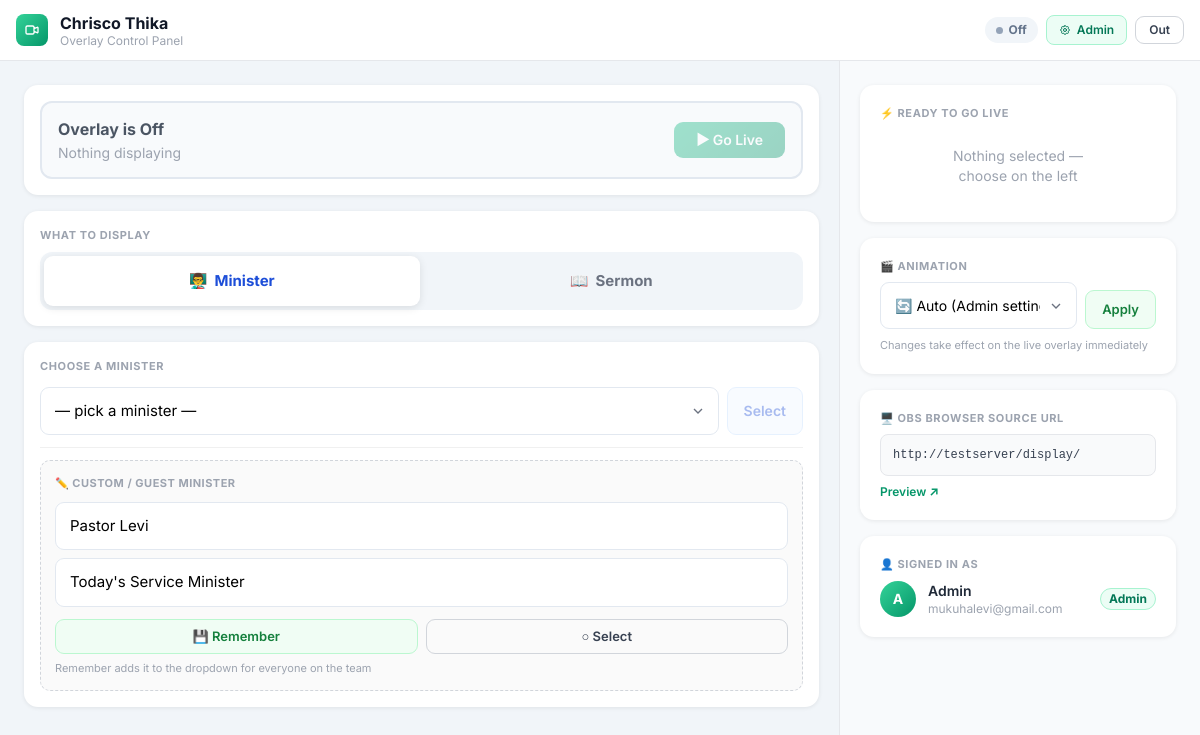
The app's page /user/panel (signed in), older data.
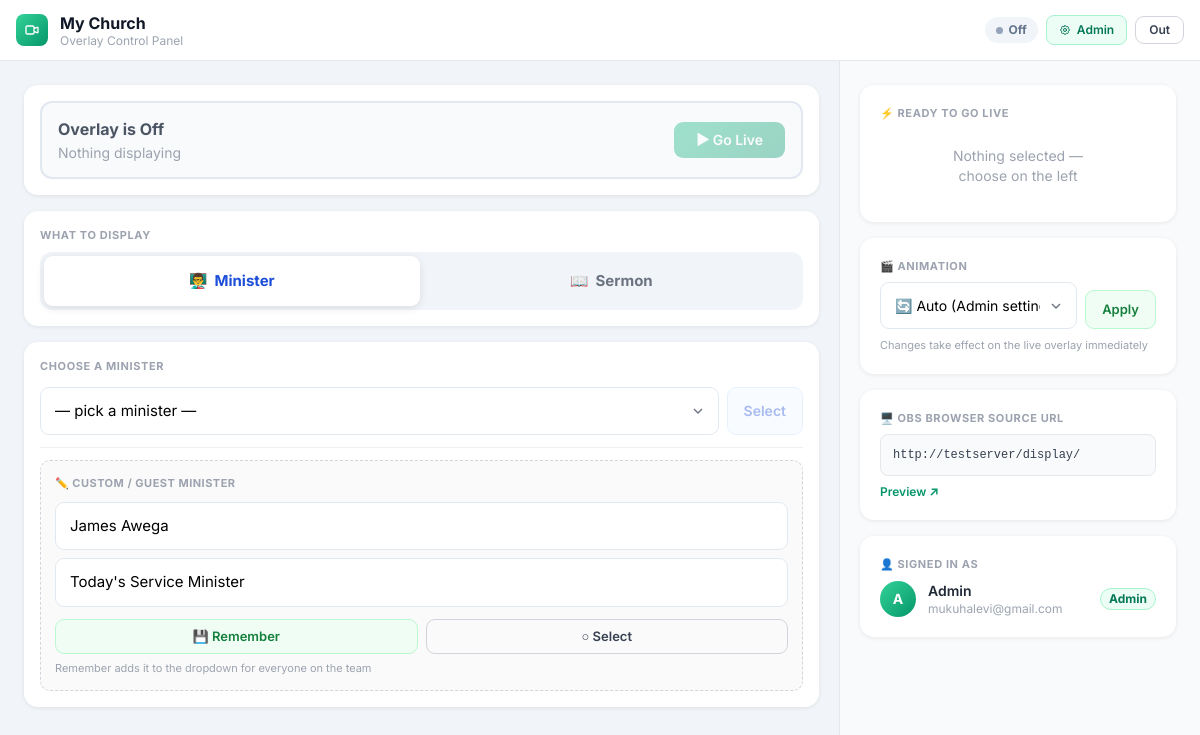
The same page, newer data.
### models.py (models this page shows)
class Church(db.Model):
    id = db.Column(db.Integer, primary_key=True)
    name = db.Column(db.String(200), nullable=False)
    description = db.Column(db.String(500))
    accent_color = db.Column(db.String(20), default='#10b981')
    church_label_color = db.Column(db.String(20), default='#10b981')
    main_title_color = db.Column(db.String(20), default='#ffffff')
    subtitle_color = db.Column(db.String(20), default='rgba(255, 255, 255, 0.85)')
    verse_color = db.Column(db.String(20), default='#10b981')
    updated_at = db.Column(db.DateTime, default=datetime.utcnow, onupdate=datetime.utcnow)

### blueprints/user.py (the view)
@user_bp.route('/')
@user_bp.route('/panel')
@login_optional
def panel():
    from models import Church, Minister, Sermon, TemporaryContent, AnimationSettings
    church    = Church.query.first()
    ministers = Minister.query.order_by(Minister.last_used.desc().nulls_last()).all()
    sermons   = Sermon.query.order_by(Sermon.date.desc()).all()
    temp_ministers = (TemporaryContent.query
                      .filter_by(content_type='minister')
                      .order_by(TemporaryContent.last_used.desc().nulls_last())
                      .limit(10).all())
    temp_sermons   = (TemporaryContent.query
                      .filter_by(content_type='sermon')
                      .order_by(TemporaryContent.last_used.desc().nulls_last())
                      .limit(10).all())
    animation_settings = AnimationSettings.query.first()
    return render_template('user.html',
                           church=church,
                           ministers=ministers,
                           sermons=sermons,
                           temp_ministers=temp_ministers,
                           temp_sermons=temp_sermons,
                           animation_settings=animation_settings,
                           current_state=overlay_state,
                           auth_required=check_auth_required())

### utils/helpers.py (called while the page is built)
def auth_required():
    from models import Settings
    try:
        setting = Settings.query.filter_by(key='require_auth').first()
        return setting and setting.value == 'true'
    except Exception:
        return False

def login_optional(f):
    @wraps(f)
    def decorated(*args, **kwargs):
        if auth_required() and not current_user.is_authenticated:
            return redirect(url_for('auth.login'))
        return f(*args, **kwargs)
    return decorated

### templates/user.html (shortened to what the changed rows need)
{% extends 'base.html' %}
{% block body %}
<div class="min-h-screen">
    <header class="bg-white border-b border-gray-200 px-4 py-3 sticky top-0 z-50" style="height:61px;">
        <div class="max-w-screen-xl mx-auto flex items-center justify-between gap-3 h-full">
            <div class="flex items-center gap-3">
                <div>
                    <h1 class="font-bold text-gray-900 text-base leading-tight">
                        {{ church.name if church else 'OBS Control' }}
                    </h1>
                    <p class="text-xs text-gray-400 leading-tight hidden sm:block">Overlay Control Panel</p>
                </div>
            </div>
        </div>
    </header>
    <div class="page-shell">
        <div class="col-left">
            <div class="card overflow-hidden">
                <div id="panel-minister" class="content-panel active p-4 space-y-3">
                    <div class="custom-section" id="cs-minister">
                        <div class="space-y-2">
                            <input id="custom-minister-name"  class="input-field" placeholder="Name *" autocomplete="off">
                            <input id="custom-minister-title" class="input-field" placeholder="Title or Role (optional)" autocomplete="off">
                        </div>
                    </div>
                </div>
            </div>
        </div>
    </div>
</div>
{% endblock %}

Row changes from the older to the newer data that the page shows:
changed Church: name "Chrisco Thika" → "My Church"
Text that changed along with them:
form field value: "Pastor Levi" → "James Awega"
